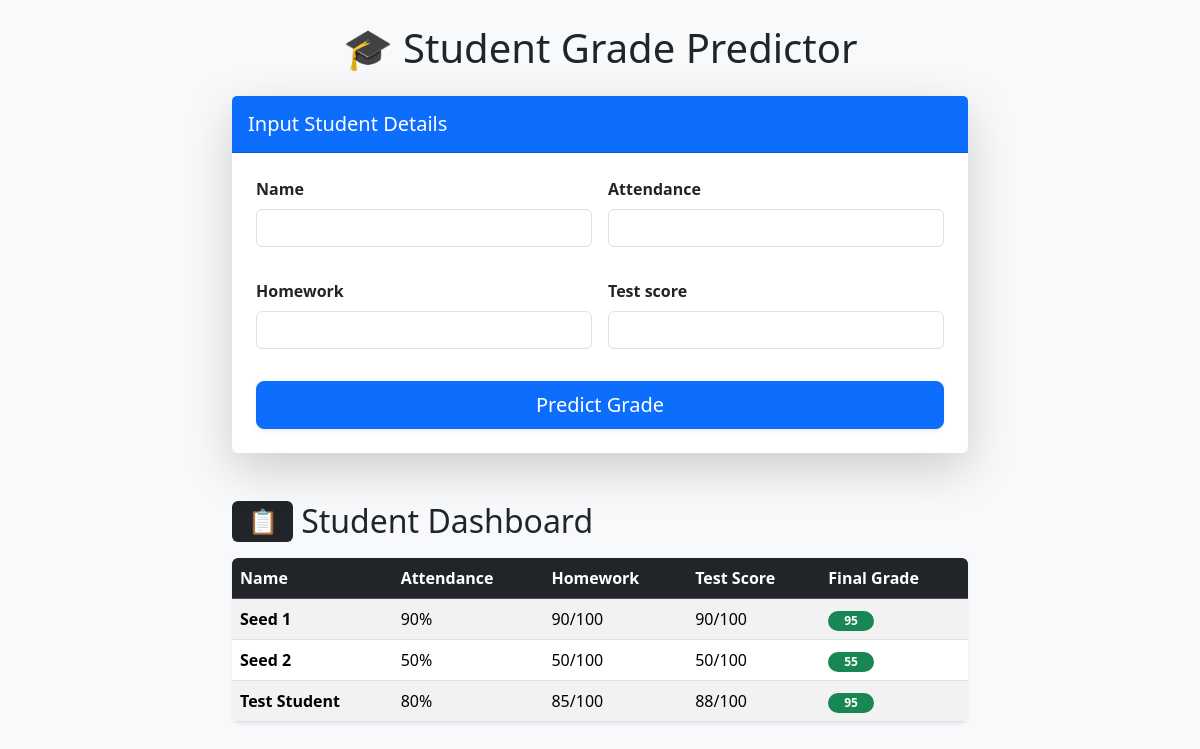
/, run on an earlier commit of the app's database.
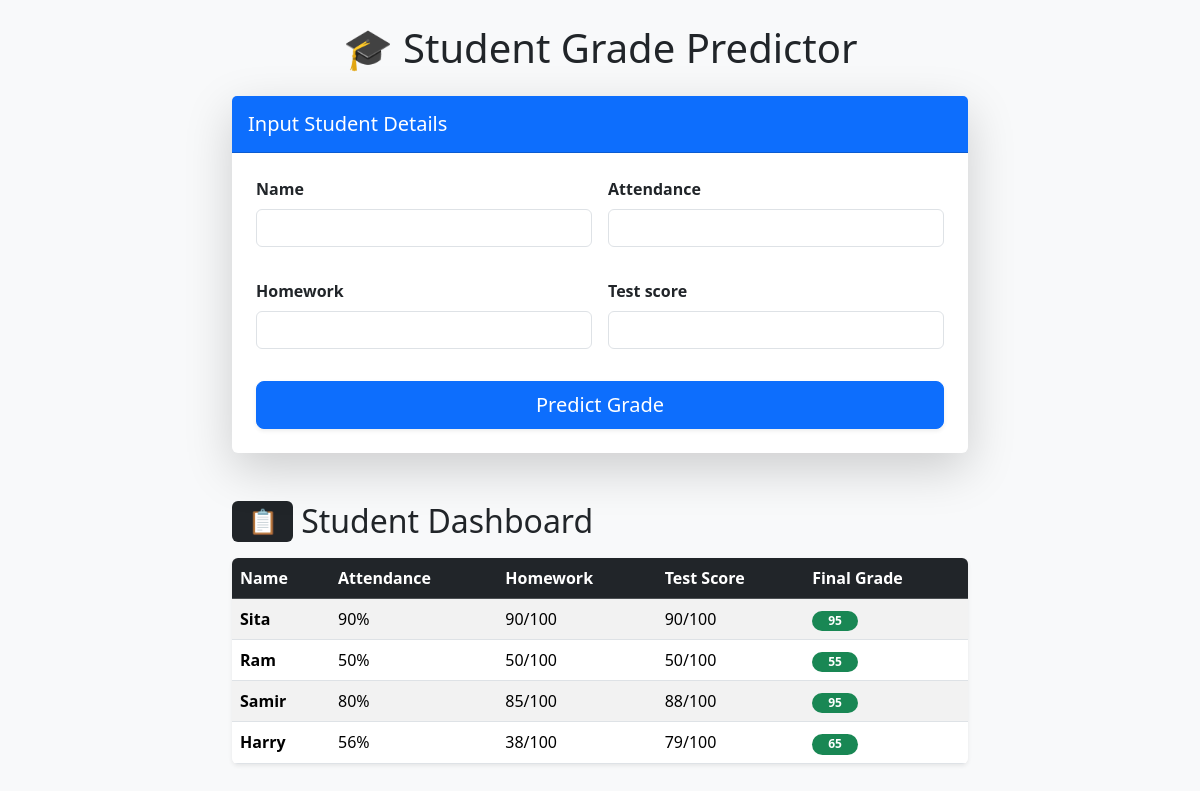
And on a later commit of the database.
### grades/models.py (models this page shows, shortened)
class StudentGrade(models.Model):
    name = models.CharField(max_length=100)   # student name
    attendance = models.IntegerField()
    homework = models.IntegerField()
    test_score = models.IntegerField()
    final_grade = models.IntegerField()

### grades/views.py (the view)
# urls.py: path('', views.predict_grade, name='predict_grade'),
def predict_grade(request):
    prediction = None
    if request.method == "POST":
        form = StudentInputForm(request.POST)
        if form.is_valid():
            existing_student = StudentGrade.objects.filter(
                name=form.cleaned_data['name'],
                attendance=form.cleaned_data['attendance'],
                homework=form.cleaned_data['homework'],
                test_score=form.cleaned_data['test_score']
            ).first()
            if existing_student:
                prediction = existing_student.final_grade
            else:
                qs = StudentGrade.objects.exclude(final_grade=0).values(
                    "attendance", "homework", "test_score", "final_grade"
                )
                df = pd.DataFrame(list(qs))
                if not df.empty:
                    X = df[["attendance", "homework", "test_score"]]
                    y = df["final_grade"]
                    X_train, X_test, y_train, y_test = train_test_split(X, y, test_size=0.3, random_state=42)
                    model = LinearRegression().fit(X_train, y_train)
                    new_student = pd.DataFrame([[
                        form.cleaned_data['attendance'],
                        form.cleaned_data['homework'],
                        form.cleaned_data['test_score']
                    ]], columns=["attendance", "homework", "test_score"])
                    prediction = model.predict(new_student)[0]
                    prediction = round(prediction)  # Consistent rounding
                    StudentGrade.objects.create(
                        name=form.cleaned_data['name'],
                        attendance=form.cleaned_data['attendance'],
                        homework=form.cleaned_data['homework'],
                        test_score=form.cleaned_data['test_score'],
                        final_grade=prediction
                    )
    else:
        form = StudentInputForm()
    students = StudentGrade.objects.all()
    return render(request, "grades/predict.html", {
        "form": form,
        "prediction": prediction,
        "students": students
    })

### grades/forms.py
class StudentInputForm(forms.Form):
    name = forms.CharField(max_length=100)
    attendance = forms.IntegerField()
    homework = forms.IntegerField()
    test_score = forms.IntegerField()

### grades/templates/grades/predict.html (shortened to what this page needs)
{% extends "grades/base.html" %}
{% block content %}
<div class="row justify-content-center">
    <div class="col-md-8">
        <h1 class="mb-4 text-center">🎓 Student Grade Predictor</h1>
        <div class="card shadow-lg border-0 mb-5">
            <div class="card-header bg-primary text-white py-3">
                <h5 class="card-title mb-0">Input Student Details</h5>
            </div>
            <div class="card-body p-4">
                <form method="post" id="predictionForm" class="row g-3">
                    {% for field in form %}
                    <div class="col-md-6 mb-3">
                        <label for="{{ field.id_for_label }}" class="form-label fw-bold">{{ field.label }}</label>
                        {{ field }}
                    </div>
                    {% endfor %}
                    <div class="col-12 d-grid">
                        <button type="submit" class="btn btn-primary btn-lg shadow-sm">
                            Predict Grade
                        </button>
                    </div>
                </form>
            </div>
        </div>
        <h2 class="mb-3 d-flex align-items-center">
            <span class="badge bg-dark me-2">📋</span> Student Dashboard
        </h2>
        <div class="table-responsive shadow-sm rounded">
            <table class="table table-striped table-hover mb-0">
                <thead class="table-dark">
                    <tr>
                        <th>Name</th>
                        <th>Attendance</th>
                        <th>Homework</th>
                        <th>Test Score</th>
                        <th>Final Grade</th>
                    </tr>
                </thead>
                <tbody>
                    {% for student in students %}
                    <tr>
                        <td class="fw-bold">{{ student.name }}</td>
                        <td>{{ student.attendance }}%</td>
                        <td>{{ student.homework }}/100</td>
                        <td>{{ student.test_score }}/100</td>
                        <td>
                            <span class="badge bg-success rounded-pill px-3">{{ student.final_grade }}</span>
                        </td>
                    </tr>
                    {% empty %}
                    <tr>
                        <td colspan="5" class="text-center text-muted py-4">No student records found.</td>
                    </tr>
                    {% endfor %}
                </tbody>
            </table>
        </div>
    </div>
</div>
{% endblock %}

What changed in the data, as far as the page shows it:
changed StudentGrade: name "Seed 1" → "Sita"
changed StudentGrade: name "Seed 2" → "Ram"
changed StudentGrade: name "Test Student" → "Samir"
added StudentGrade: name "Harry", attendance "56", homework "38", test_score "79", final_grade "65"
